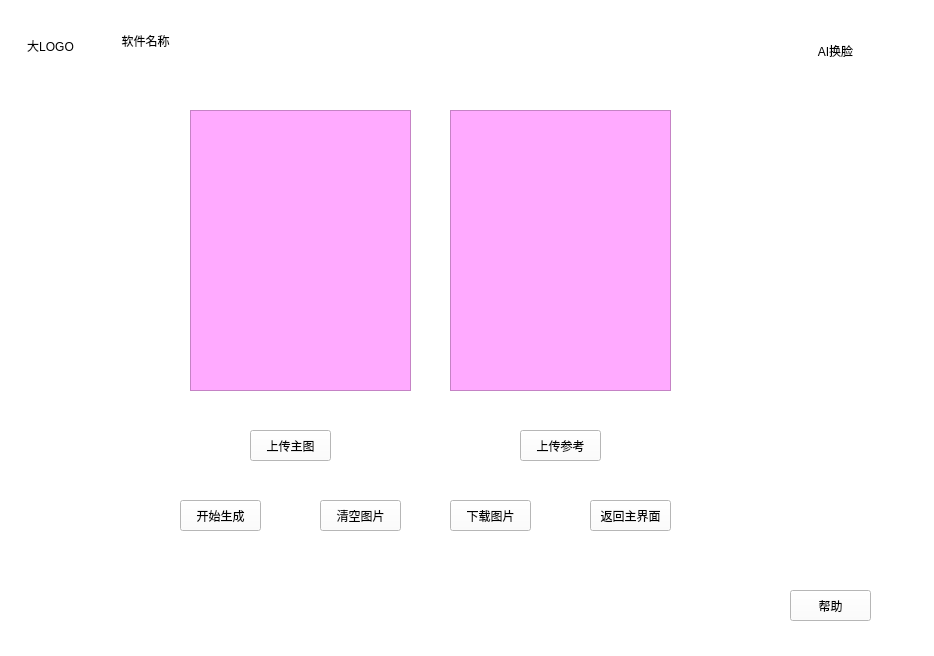
<?xml version="1.0" encoding="UTF-8"?>
<ui version="4.0">
 <class>AiChangeFace</class>
 <widget class="QWidget" name="AiChangeFace">
  <property name="geometry">
   <rect>
    <x>0</x>
    <y>0</y>
    <width>934</width>
    <height>656</height>
   </rect>
  </property>
  <property name="windowTitle">
   <string>Form</string>
  </property>
  <property name="styleSheet">
   <string notr="true">background-color: rgb(255, 255, 255);</string>
  </property>
  <widget class="QPushButton" name="ReturnMain">
   <property name="geometry">
    <rect>
     <x>590</x>
     <y>500</y>
     <width>81</width>
     <height>31</height>
    </rect>
   </property>
   <property name="text">
    <string>返回主界面</string>
   </property>
  </widget>
  <widget class="QLabel" name="label_3">
   <property name="geometry">
    <rect>
     <x>90</x>
     <y>10</y>
     <width>111</width>
     <height>61</height>
    </rect>
   </property>
   <property name="text">
    <string>软件名称</string>
   </property>
   <property name="alignment">
    <set>Qt::AlignmentFlag::AlignCenter</set>
   </property>
  </widget>
  <widget class="QLabel" name="label">
   <property name="geometry">
    <rect>
     <x>770</x>
     <y>30</y>
     <width>131</width>
     <height>41</height>
    </rect>
   </property>
   <property name="text">
    <string>AI换脸</string>
   </property>
   <property name="alignment">
    <set>Qt::AlignmentFlag::AlignCenter</set>
   </property>
  </widget>
  <widget class="QPushButton" name="UploadMainImage">
   <property name="geometry">
    <rect>
     <x>250</x>
     <y>430</y>
     <width>81</width>
     <height>31</height>
    </rect>
   </property>
   <property name="text">
    <string>上传主图</string>
   </property>
  </widget>
  <widget class="QGraphicsView" name="graphicsView">
   <property name="geometry">
    <rect>
     <x>190</x>
     <y>110</y>
     <width>221</width>
     <height>281</height>
    </rect>
   </property>
   <property name="styleSheet">
    <string notr="true">background-color: rgb(255, 170, 255);</string>
   </property>
  </widget>
  <widget class="QPushButton" name="DownloadImage">
   <property name="geometry">
    <rect>
     <x>450</x>
     <y>500</y>
     <width>81</width>
     <height>31</height>
    </rect>
   </property>
   <property name="text">
    <string>下载图片</string>
   </property>
  </widget>
  <widget class="QLabel" name="label_2">
   <property name="geometry">
    <rect>
     <x>0</x>
     <y>20</y>
     <width>101</width>
     <height>51</height>
    </rect>
   </property>
   <property name="text">
    <string>大LOGO</string>
   </property>
   <property name="alignment">
    <set>Qt::AlignmentFlag::AlignCenter</set>
   </property>
  </widget>
  <widget class="QPushButton" name="UploadReferenceImage">
   <property name="geometry">
    <rect>
     <x>520</x>
     <y>430</y>
     <width>81</width>
     <height>31</height>
    </rect>
   </property>
   <property name="text">
    <string>上传参考</string>
   </property>
  </widget>
  <widget class="QPushButton" name="ClearImage">
   <property name="geometry">
    <rect>
     <x>320</x>
     <y>500</y>
     <width>81</width>
     <height>31</height>
    </rect>
   </property>
   <property name="text">
    <string>清空图片</string>
   </property>
  </widget>
  <widget class="QGraphicsView" name="graphicsView_2">
   <property name="geometry">
    <rect>
     <x>450</x>
     <y>110</y>
     <width>221</width>
     <height>281</height>
    </rect>
   </property>
   <property name="styleSheet">
    <string notr="true">background-color: rgb(255, 170, 255);</string>
   </property>
  </widget>
  <widget class="QPushButton" name="StartGenerating">
   <property name="geometry">
    <rect>
     <x>180</x>
     <y>500</y>
     <width>81</width>
     <height>31</height>
    </rect>
   </property>
   <property name="text">
    <string>开始生成</string>
   </property>
  </widget>
  <widget class="QPushButton" name="Help">
   <property name="geometry">
    <rect>
     <x>790</x>
     <y>590</y>
     <width>81</width>
     <height>31</height>
    </rect>
   </property>
   <property name="text">
    <string>帮助</string>
   </property>
  </widget>
 </widget>
 <resources/>
 <connections/>
</ui>
